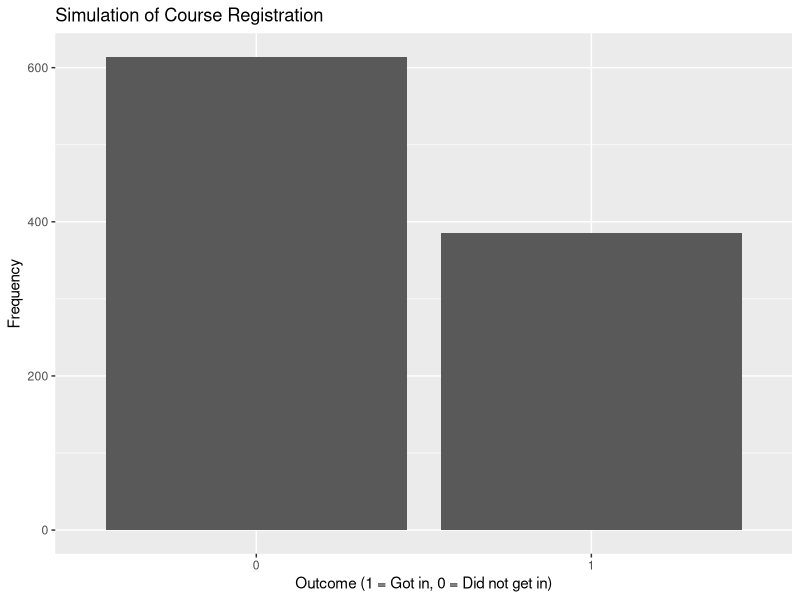

Write R code to recreate this figure.
## ---- chunk 1
simulate_registration <- function(class_size, num_students, priority_weight = NULL) {
  if (!is.null(priority_weight)) {
    priority <- sample(1:num_students, num_students, replace = TRUE, prob = priority_weight)
    priority_order <- order(priority)
  } else {
    priority_order <- sample(1:num_students)
  }

registered_students <- priority_order[1:class_size]
return(ifelse(1 %in% registered_students, TRUE, FALSE))
}
## ---- chunk 2
library(purrr)

class_size <- 20
num_students <- 50
num_simulations <- 1000
priority_weight <- c(rep(0.4, 10), rep(0.3, 10), rep(0.2, 10), rep(0.1, 20))

results <- map_int(1:num_simulations, ~ simulate_registration(class_size = class_size, num_students = num_students, priority_weight = priority_weight))

num_true <- sum(results == 1)
probability <- num_true / num_simulations

print(paste("Probability that student #1 gets a spot:", probability))
## ---- chunk 3
library(ggplot2)

data <- data.frame(
  Trial = 1:num_simulations,
  Outcome = as.factor(results)
)

ggplot(data, aes(x = Outcome)) +
  geom_bar() +
  labs(title = "Simulation of Course Registration",
       x = "Outcome (1 = Got in, 0 = Did not get in)",
       y = "Frequency") 
